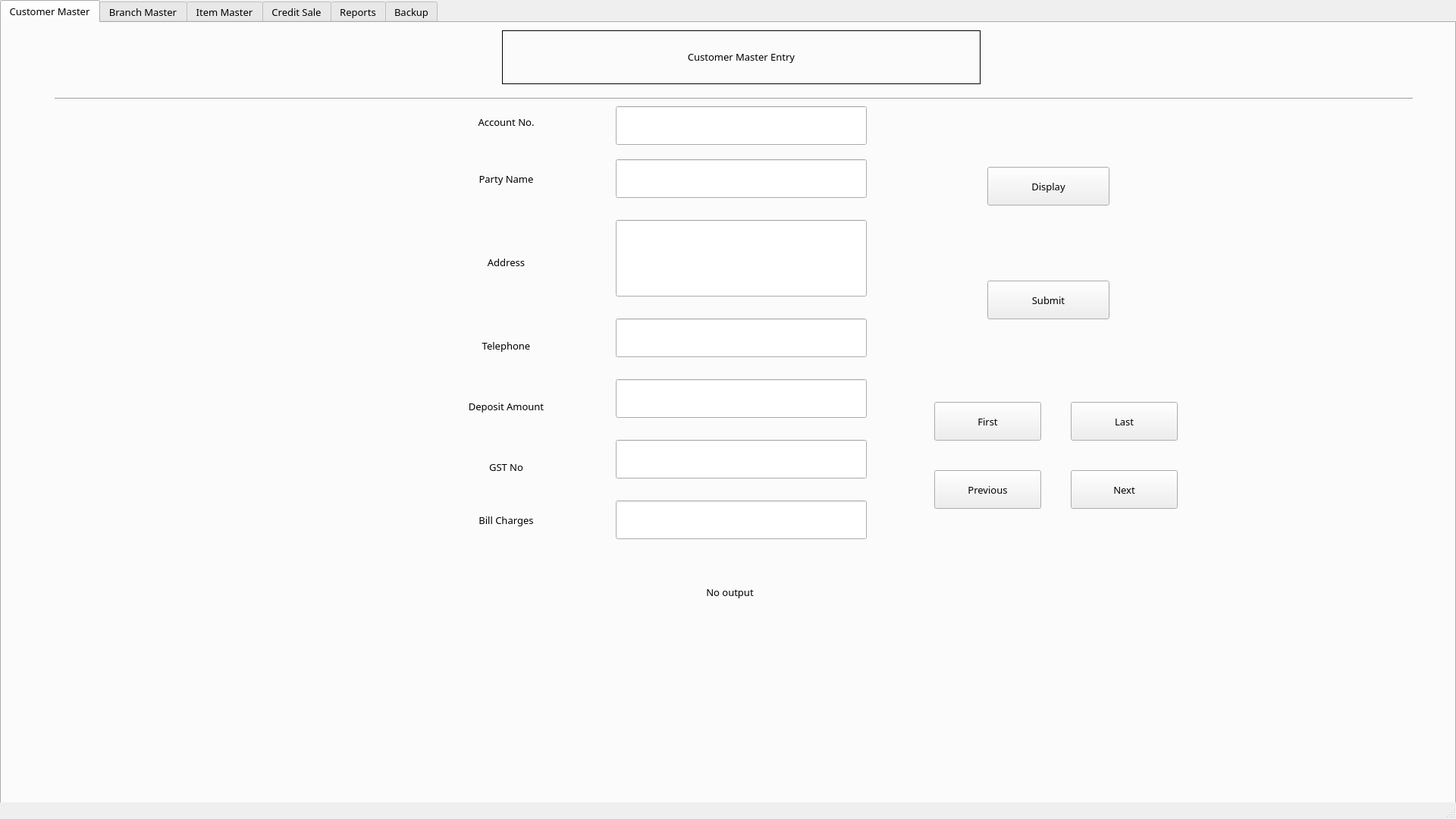
<?xml version="1.0" encoding="UTF-8"?>
<ui version="4.0">
 <class>MainWindow</class>
 <widget class="QMainWindow" name="MainWindow">
  <property name="geometry">
   <rect>
    <x>0</x>
    <y>0</y>
    <width>1920</width>
    <height>1080</height>
   </rect>
  </property>
  <property name="windowTitle">
   <string>MainWindow</string>
  </property>
  <widget class="QWidget" name="centralwidget">
   <widget class="QTabWidget" name="tabWidget">
    <property name="enabled">
     <bool>true</bool>
    </property>
    <property name="geometry">
     <rect>
      <x>0</x>
      <y>0</y>
      <width>1920</width>
      <height>1080</height>
     </rect>
    </property>
    <property name="font">
     <font>
      <family>Muli Medium</family>
      <pointsize>10</pointsize>
     </font>
    </property>
    <property name="tabPosition">
     <enum>QTabWidget::North</enum>
    </property>
    <property name="currentIndex">
     <number>0</number>
    </property>
    <property name="documentMode">
     <bool>false</bool>
    </property>
    <property name="tabsClosable">
     <bool>false</bool>
    </property>
    <property name="movable">
     <bool>false</bool>
    </property>
    <property name="tabBarAutoHide">
     <bool>false</bool>
    </property>
    <widget class="QWidget" name="tab">
     <attribute name="title">
      <string>Customer Master</string>
     </attribute>
     <widget class="QLineEdit" name="party_name">
      <property name="geometry">
       <rect>
        <x>810</x>
        <y>180</y>
        <width>331</width>
        <height>51</height>
       </rect>
      </property>
     </widget>
     <widget class="QPushButton" name="pushButton">
      <property name="geometry">
       <rect>
        <x>1300</x>
        <y>340</y>
        <width>161</width>
        <height>51</height>
       </rect>
      </property>
      <property name="text">
       <string>Submit</string>
      </property>
     </widget>
     <widget class="QLabel" name="label">
      <property name="geometry">
       <rect>
        <x>600</x>
        <y>110</y>
        <width>131</width>
        <height>41</height>
       </rect>
      </property>
      <property name="layoutDirection">
       <enum>Qt::LeftToRight</enum>
      </property>
      <property name="text">
       <string>Account No.</string>
      </property>
      <property name="textFormat">
       <enum>Qt::AutoText</enum>
      </property>
      <property name="alignment">
       <set>Qt::AlignCenter</set>
      </property>
      <property name="wordWrap">
       <bool>false</bool>
      </property>
     </widget>
     <widget class="QLabel" name="label_2">
      <property name="geometry">
       <rect>
        <x>600</x>
        <y>190</y>
        <width>131</width>
        <height>31</height>
       </rect>
      </property>
      <property name="text">
       <string>Party Name</string>
      </property>
      <property name="alignment">
       <set>Qt::AlignCenter</set>
      </property>
     </widget>
     <widget class="QLineEdit" name="account_no">
      <property name="geometry">
       <rect>
        <x>810</x>
        <y>110</y>
        <width>331</width>
        <height>51</height>
       </rect>
      </property>
     </widget>
     <widget class="QLabel" name="label_3">
      <property name="geometry">
       <rect>
        <x>600</x>
        <y>300</y>
        <width>131</width>
        <height>31</height>
       </rect>
      </property>
      <property name="text">
       <string>Address</string>
      </property>
      <property name="alignment">
       <set>Qt::AlignCenter</set>
      </property>
     </widget>
     <widget class="QLineEdit" name="address">
      <property name="geometry">
       <rect>
        <x>810</x>
        <y>260</y>
        <width>331</width>
        <height>101</height>
       </rect>
      </property>
     </widget>
     <widget class="QLabel" name="label_4">
      <property name="geometry">
       <rect>
        <x>600</x>
        <y>410</y>
        <width>131</width>
        <height>31</height>
       </rect>
      </property>
      <property name="text">
       <string>Telephone</string>
      </property>
      <property name="alignment">
       <set>Qt::AlignCenter</set>
      </property>
     </widget>
     <widget class="QLineEdit" name="telephone">
      <property name="geometry">
       <rect>
        <x>810</x>
        <y>390</y>
        <width>331</width>
        <height>51</height>
       </rect>
      </property>
     </widget>
     <widget class="QLabel" name="label_5">
      <property name="geometry">
       <rect>
        <x>600</x>
        <y>490</y>
        <width>131</width>
        <height>31</height>
       </rect>
      </property>
      <property name="text">
       <string>Deposit Amount</string>
      </property>
      <property name="alignment">
       <set>Qt::AlignCenter</set>
      </property>
     </widget>
     <widget class="QLineEdit" name="deposit_no">
      <property name="geometry">
       <rect>
        <x>810</x>
        <y>470</y>
        <width>331</width>
        <height>51</height>
       </rect>
      </property>
     </widget>
     <widget class="QLabel" name="label_6">
      <property name="geometry">
       <rect>
        <x>600</x>
        <y>570</y>
        <width>131</width>
        <height>31</height>
       </rect>
      </property>
      <property name="text">
       <string>GST No</string>
      </property>
      <property name="alignment">
       <set>Qt::AlignCenter</set>
      </property>
     </widget>
     <widget class="QLabel" name="label_7">
      <property name="geometry">
       <rect>
        <x>560</x>
        <y>640</y>
        <width>211</width>
        <height>31</height>
       </rect>
      </property>
      <property name="text">
       <string>Bill Charges</string>
      </property>
      <property name="alignment">
       <set>Qt::AlignCenter</set>
      </property>
     </widget>
     <widget class="QLabel" name="label_8">
      <property name="geometry">
       <rect>
        <x>850</x>
        <y>730</y>
        <width>221</width>
        <height>41</height>
       </rect>
      </property>
      <property name="text">
       <string>No output</string>
      </property>
      <property name="alignment">
       <set>Qt::AlignCenter</set>
      </property>
     </widget>
     <widget class="QLineEdit" name="gst_no">
      <property name="geometry">
       <rect>
        <x>810</x>
        <y>550</y>
        <width>331</width>
        <height>51</height>
       </rect>
      </property>
     </widget>
     <widget class="QLineEdit" name="bill_charges">
      <property name="geometry">
       <rect>
        <x>810</x>
        <y>630</y>
        <width>331</width>
        <height>51</height>
       </rect>
      </property>
      <property name="text">
       <string/>
      </property>
     </widget>
     <widget class="Line" name="line">
      <property name="geometry">
       <rect>
        <x>70</x>
        <y>90</y>
        <width>1791</width>
        <height>21</height>
       </rect>
      </property>
      <property name="orientation">
       <enum>Qt::Horizontal</enum>
      </property>
     </widget>
     <widget class="QLabel" name="title_label">
      <property name="geometry">
       <rect>
        <x>660</x>
        <y>10</y>
        <width>631</width>
        <height>71</height>
       </rect>
      </property>
      <property name="autoFillBackground">
       <bool>false</bool>
      </property>
      <property name="frameShape">
       <enum>QFrame::Box</enum>
      </property>
      <property name="text">
       <string>Customer Master Entry</string>
      </property>
      <property name="textFormat">
       <enum>Qt::RichText</enum>
      </property>
      <property name="alignment">
       <set>Qt::AlignCenter</set>
      </property>
     </widget>
     <widget class="QPushButton" name="next_button">
      <property name="geometry">
       <rect>
        <x>1410</x>
        <y>590</y>
        <width>141</width>
        <height>51</height>
       </rect>
      </property>
      <property name="text">
       <string>Next</string>
      </property>
     </widget>
     <widget class="QPushButton" name="display">
      <property name="geometry">
       <rect>
        <x>1300</x>
        <y>190</y>
        <width>161</width>
        <height>51</height>
       </rect>
      </property>
      <property name="text">
       <string>Display</string>
      </property>
     </widget>
     <widget class="QPushButton" name="previous_button">
      <property name="geometry">
       <rect>
        <x>1230</x>
        <y>590</y>
        <width>141</width>
        <height>51</height>
       </rect>
      </property>
      <property name="text">
       <string>Previous</string>
      </property>
     </widget>
     <widget class="QPushButton" name="first_button">
      <property name="geometry">
       <rect>
        <x>1230</x>
        <y>500</y>
        <width>141</width>
        <height>51</height>
       </rect>
      </property>
      <property name="text">
       <string>First</string>
      </property>
     </widget>
     <widget class="QPushButton" name="last_button">
      <property name="geometry">
       <rect>
        <x>1410</x>
        <y>500</y>
        <width>141</width>
        <height>51</height>
       </rect>
      </property>
      <property name="text">
       <string>Last</string>
      </property>
     </widget>
    </widget>
    <widget class="QWidget" name="tab_2">
     <attribute name="title">
      <string>Branch Master</string>
     </attribute>
     <widget class="QLabel" name="branch_label">
      <property name="geometry">
       <rect>
        <x>580</x>
        <y>150</y>
        <width>181</width>
        <height>61</height>
       </rect>
      </property>
      <property name="layoutDirection">
       <enum>Qt::LeftToRight</enum>
      </property>
      <property name="text">
       <string>Branch Code</string>
      </property>
      <property name="textFormat">
       <enum>Qt::AutoText</enum>
      </property>
      <property name="alignment">
       <set>Qt::AlignCenter</set>
      </property>
      <property name="wordWrap">
       <bool>false</bool>
      </property>
     </widget>
     <widget class="QLabel" name="title_label_2">
      <property name="geometry">
       <rect>
        <x>640</x>
        <y>20</y>
        <width>761</width>
        <height>81</height>
       </rect>
      </property>
      <property name="autoFillBackground">
       <bool>false</bool>
      </property>
      <property name="frameShape">
       <enum>QFrame::Box</enum>
      </property>
      <property name="text">
       <string>Branch Master Entry</string>
      </property>
      <property name="textFormat">
       <enum>Qt::RichText</enum>
      </property>
      <property name="alignment">
       <set>Qt::AlignCenter</set>
      </property>
     </widget>
     <widget class="QLineEdit" name="branch_code_input">
      <property name="geometry">
       <rect>
        <x>840</x>
        <y>160</y>
        <width>331</width>
        <height>51</height>
       </rect>
      </property>
     </widget>
     <widget class="QLabel" name="branch_label_2">
      <property name="geometry">
       <rect>
        <x>580</x>
        <y>250</y>
        <width>171</width>
        <height>61</height>
       </rect>
      </property>
      <property name="layoutDirection">
       <enum>Qt::LeftToRight</enum>
      </property>
      <property name="text">
       <string>Name</string>
      </property>
      <property name="textFormat">
       <enum>Qt::AutoText</enum>
      </property>
      <property name="alignment">
       <set>Qt::AlignCenter</set>
      </property>
      <property name="wordWrap">
       <bool>false</bool>
      </property>
     </widget>
     <widget class="QLineEdit" name="branch_name_input">
      <property name="geometry">
       <rect>
        <x>840</x>
        <y>250</y>
        <width>331</width>
        <height>51</height>
       </rect>
      </property>
     </widget>
     <widget class="QLabel" name="branch_label_3">
      <property name="geometry">
       <rect>
        <x>570</x>
        <y>390</y>
        <width>181</width>
        <height>71</height>
       </rect>
      </property>
      <property name="layoutDirection">
       <enum>Qt::LeftToRight</enum>
      </property>
      <property name="text">
       <string>Address</string>
      </property>
      <property name="textFormat">
       <enum>Qt::AutoText</enum>
      </property>
      <property name="alignment">
       <set>Qt::AlignCenter</set>
      </property>
      <property name="wordWrap">
       <bool>false</bool>
      </property>
     </widget>
     <widget class="QLabel" name="branch_label_4">
      <property name="geometry">
       <rect>
        <x>580</x>
        <y>520</y>
        <width>171</width>
        <height>61</height>
       </rect>
      </property>
      <property name="layoutDirection">
       <enum>Qt::LeftToRight</enum>
      </property>
      <property name="text">
       <string>Telephone</string>
      </property>
      <property name="textFormat">
       <enum>Qt::AutoText</enum>
      </property>
      <property name="alignment">
       <set>Qt::AlignCenter</set>
      </property>
      <property name="wordWrap">
       <bool>false</bool>
      </property>
     </widget>
     <widget class="QLineEdit" name="branch_telephone_input">
      <property name="geometry">
       <rect>
        <x>840</x>
        <y>520</y>
        <width>331</width>
        <height>51</height>
       </rect>
      </property>
     </widget>
     <widget class="QLineEdit" name="branch_address_input">
      <property name="geometry">
       <rect>
        <x>840</x>
        <y>370</y>
        <width>331</width>
        <height>101</height>
       </rect>
      </property>
     </widget>
     <widget class="QLabel" name="output_label_branch">
      <property name="geometry">
       <rect>
        <x>760</x>
        <y>620</y>
        <width>461</width>
        <height>61</height>
       </rect>
      </property>
      <property name="text">
       <string>No output</string>
      </property>
      <property name="alignment">
       <set>Qt::AlignCenter</set>
      </property>
     </widget>
     <widget class="QPushButton" name="display_branch">
      <property name="geometry">
       <rect>
        <x>1320</x>
        <y>230</y>
        <width>161</width>
        <height>51</height>
       </rect>
      </property>
      <property name="text">
       <string>Display</string>
      </property>
     </widget>
     <widget class="QPushButton" name="submit_branch">
      <property name="geometry">
       <rect>
        <x>1320</x>
        <y>350</y>
        <width>161</width>
        <height>51</height>
       </rect>
      </property>
      <property name="text">
       <string>Submit</string>
      </property>
     </widget>
     <widget class="QPushButton" name="first_branch">
      <property name="geometry">
       <rect>
        <x>1240</x>
        <y>490</y>
        <width>141</width>
        <height>51</height>
       </rect>
      </property>
      <property name="text">
       <string>First</string>
      </property>
     </widget>
     <widget class="QPushButton" name="last_branch">
      <property name="geometry">
       <rect>
        <x>1430</x>
        <y>490</y>
        <width>141</width>
        <height>51</height>
       </rect>
      </property>
      <property name="text">
       <string>Last</string>
      </property>
     </widget>
     <widget class="QPushButton" name="previous_branch">
      <property name="geometry">
       <rect>
        <x>1240</x>
        <y>580</y>
        <width>141</width>
        <height>51</height>
       </rect>
      </property>
      <property name="text">
       <string>Previous</string>
      </property>
     </widget>
     <widget class="QPushButton" name="next_branch">
      <property name="geometry">
       <rect>
        <x>1430</x>
        <y>580</y>
        <width>141</width>
        <height>51</height>
       </rect>
      </property>
      <property name="text">
       <string>Next</string>
      </property>
     </widget>
     <widget class="Line" name="line_2">
      <property name="geometry">
       <rect>
        <x>120</x>
        <y>120</y>
        <width>1791</width>
        <height>21</height>
       </rect>
      </property>
      <property name="orientation">
       <enum>Qt::Horizontal</enum>
      </property>
     </widget>
    </widget>
    <widget class="QWidget" name="tab_3">
     <attribute name="title">
      <string>Item Master</string>
     </attribute>
     <widget class="QLabel" name="title_label_3">
      <property name="geometry">
       <rect>
        <x>640</x>
        <y>20</y>
        <width>761</width>
        <height>81</height>
       </rect>
      </property>
      <property name="autoFillBackground">
       <bool>false</bool>
      </property>
      <property name="frameShape">
       <enum>QFrame::Box</enum>
      </property>
      <property name="text">
       <string>Item Master Entry</string>
      </property>
      <property name="textFormat">
       <enum>Qt::RichText</enum>
      </property>
      <property name="alignment">
       <set>Qt::AlignCenter</set>
      </property>
     </widget>
     <widget class="Line" name="line_5">
      <property name="geometry">
       <rect>
        <x>120</x>
        <y>120</y>
        <width>1791</width>
        <height>21</height>
       </rect>
      </property>
      <property name="orientation">
       <enum>Qt::Horizontal</enum>
      </property>
     </widget>
     <widget class="QLabel" name="item_label">
      <property name="geometry">
       <rect>
        <x>610</x>
        <y>170</y>
        <width>181</width>
        <height>61</height>
       </rect>
      </property>
      <property name="layoutDirection">
       <enum>Qt::LeftToRight</enum>
      </property>
      <property name="text">
       <string>Item Code</string>
      </property>
      <property name="textFormat">
       <enum>Qt::AutoText</enum>
      </property>
      <property name="alignment">
       <set>Qt::AlignCenter</set>
      </property>
      <property name="wordWrap">
       <bool>false</bool>
      </property>
     </widget>
     <widget class="QLineEdit" name="item_code_input">
      <property name="geometry">
       <rect>
        <x>860</x>
        <y>170</y>
        <width>331</width>
        <height>51</height>
       </rect>
      </property>
     </widget>
     <widget class="QLabel" name="item_label_2">
      <property name="geometry">
       <rect>
        <x>610</x>
        <y>250</y>
        <width>181</width>
        <height>61</height>
       </rect>
      </property>
      <property name="layoutDirection">
       <enum>Qt::LeftToRight</enum>
      </property>
      <property name="text">
       <string>Name</string>
      </property>
      <property name="textFormat">
       <enum>Qt::AutoText</enum>
      </property>
      <property name="alignment">
       <set>Qt::AlignCenter</set>
      </property>
      <property name="wordWrap">
       <bool>false</bool>
      </property>
     </widget>
     <widget class="QLabel" name="item_label_3">
      <property name="geometry">
       <rect>
        <x>610</x>
        <y>340</y>
        <width>181</width>
        <height>61</height>
       </rect>
      </property>
      <property name="layoutDirection">
       <enum>Qt::LeftToRight</enum>
      </property>
      <property name="text">
       <string>Type</string>
      </property>
      <property name="textFormat">
       <enum>Qt::AutoText</enum>
      </property>
      <property name="alignment">
       <set>Qt::AlignCenter</set>
      </property>
      <property name="wordWrap">
       <bool>false</bool>
      </property>
     </widget>
     <widget class="QLabel" name="item_label_4">
      <property name="geometry">
       <rect>
        <x>610</x>
        <y>430</y>
        <width>181</width>
        <height>61</height>
       </rect>
      </property>
      <property name="layoutDirection">
       <enum>Qt::LeftToRight</enum>
      </property>
      <property name="text">
       <string>Rate</string>
      </property>
      <property name="textFormat">
       <enum>Qt::AutoText</enum>
      </property>
      <property name="alignment">
       <set>Qt::AlignCenter</set>
      </property>
      <property name="wordWrap">
       <bool>false</bool>
      </property>
     </widget>
     <widget class="QLabel" name="item_label_5">
      <property name="geometry">
       <rect>
        <x>610</x>
        <y>530</y>
        <width>181</width>
        <height>61</height>
       </rect>
      </property>
      <property name="layoutDirection">
       <enum>Qt::LeftToRight</enum>
      </property>
      <property name="text">
       <string>Unit Of Measurement</string>
      </property>
      <property name="textFormat">
       <enum>Qt::AutoText</enum>
      </property>
      <property name="alignment">
       <set>Qt::AlignCenter</set>
      </property>
      <property name="wordWrap">
       <bool>false</bool>
      </property>
     </widget>
     <widget class="QLineEdit" name="item_name_input">
      <property name="geometry">
       <rect>
        <x>860</x>
        <y>260</y>
        <width>331</width>
        <height>51</height>
       </rect>
      </property>
     </widget>
     <widget class="QLineEdit" name="item_rate_input">
      <property name="geometry">
       <rect>
        <x>860</x>
        <y>440</y>
        <width>331</width>
        <height>51</height>
       </rect>
      </property>
     </widget>
     <widget class="QFontComboBox" name="item_type_input">
      <property name="geometry">
       <rect>
        <x>860</x>
        <y>350</y>
        <width>331</width>
        <height>51</height>
       </rect>
      </property>
     </widget>
     <widget class="QFontComboBox" name="item_unit_input">
      <property name="geometry">
       <rect>
        <x>860</x>
        <y>530</y>
        <width>331</width>
        <height>51</height>
       </rect>
      </property>
     </widget>
     <widget class="QPushButton" name="display_item">
      <property name="geometry">
       <rect>
        <x>1370</x>
        <y>250</y>
        <width>161</width>
        <height>51</height>
       </rect>
      </property>
      <property name="text">
       <string>Display</string>
      </property>
     </widget>
     <widget class="QPushButton" name="first_item">
      <property name="geometry">
       <rect>
        <x>1270</x>
        <y>470</y>
        <width>161</width>
        <height>51</height>
       </rect>
      </property>
      <property name="text">
       <string>First</string>
      </property>
     </widget>
     <widget class="QPushButton" name="last_item">
      <property name="geometry">
       <rect>
        <x>1500</x>
        <y>470</y>
        <width>161</width>
        <height>51</height>
       </rect>
      </property>
      <property name="text">
       <string>Last</string>
      </property>
     </widget>
     <widget class="QPushButton" name="next_item">
      <property name="geometry">
       <rect>
        <x>1500</x>
        <y>570</y>
        <width>161</width>
        <height>51</height>
       </rect>
      </property>
      <property name="text">
       <string>Next</string>
      </property>
     </widget>
     <widget class="QPushButton" name="previous_item">
      <property name="geometry">
       <rect>
        <x>1270</x>
        <y>570</y>
        <width>161</width>
        <height>51</height>
       </rect>
      </property>
      <property name="text">
       <string>Previous</string>
      </property>
     </widget>
     <widget class="QPushButton" name="submit_item">
      <property name="geometry">
       <rect>
        <x>1370</x>
        <y>350</y>
        <width>161</width>
        <height>51</height>
       </rect>
      </property>
      <property name="text">
       <string>Submit</string>
      </property>
     </widget>
     <widget class="QLabel" name="output_label_item">
      <property name="geometry">
       <rect>
        <x>760</x>
        <y>650</y>
        <width>461</width>
        <height>61</height>
       </rect>
      </property>
      <property name="text">
       <string>No output</string>
      </property>
      <property name="alignment">
       <set>Qt::AlignCenter</set>
      </property>
     </widget>
    </widget>
    <widget class="QWidget" name="tab_4">
     <attribute name="title">
      <string>Credit Sale</string>
     </attribute>
     <widget class="QLabel" name="title_label_4">
      <property name="geometry">
       <rect>
        <x>640</x>
        <y>20</y>
        <width>761</width>
        <height>81</height>
       </rect>
      </property>
      <property name="autoFillBackground">
       <bool>false</bool>
      </property>
      <property name="frameShape">
       <enum>QFrame::Box</enum>
      </property>
      <property name="text">
       <string>Credit Sale Entry</string>
      </property>
      <property name="textFormat">
       <enum>Qt::RichText</enum>
      </property>
      <property name="alignment">
       <set>Qt::AlignCenter</set>
      </property>
     </widget>
     <widget class="Line" name="line_6">
      <property name="geometry">
       <rect>
        <x>30</x>
        <y>120</y>
        <width>1881</width>
        <height>21</height>
       </rect>
      </property>
      <property name="orientation">
       <enum>Qt::Horizontal</enum>
      </property>
     </widget>
     <widget class="QLabel" name="cs_label">
      <property name="geometry">
       <rect>
        <x>610</x>
        <y>140</y>
        <width>181</width>
        <height>61</height>
       </rect>
      </property>
      <property name="layoutDirection">
       <enum>Qt::LeftToRight</enum>
      </property>
      <property name="text">
       <string>Coupon No.</string>
      </property>
      <property name="textFormat">
       <enum>Qt::AutoText</enum>
      </property>
      <property name="alignment">
       <set>Qt::AlignCenter</set>
      </property>
      <property name="wordWrap">
       <bool>false</bool>
      </property>
     </widget>
     <widget class="QLabel" name="cs_label_2">
      <property name="geometry">
       <rect>
        <x>610</x>
        <y>220</y>
        <width>181</width>
        <height>61</height>
       </rect>
      </property>
      <property name="layoutDirection">
       <enum>Qt::LeftToRight</enum>
      </property>
      <property name="text">
       <string>Branch Name</string>
      </property>
      <property name="textFormat">
       <enum>Qt::AutoText</enum>
      </property>
      <property name="alignment">
       <set>Qt::AlignCenter</set>
      </property>
      <property name="wordWrap">
       <bool>false</bool>
      </property>
     </widget>
     <widget class="QLabel" name="cs_label_3">
      <property name="geometry">
       <rect>
        <x>610</x>
        <y>300</y>
        <width>181</width>
        <height>61</height>
       </rect>
      </property>
      <property name="layoutDirection">
       <enum>Qt::LeftToRight</enum>
      </property>
      <property name="text">
       <string>Account No.</string>
      </property>
      <property name="textFormat">
       <enum>Qt::AutoText</enum>
      </property>
      <property name="alignment">
       <set>Qt::AlignCenter</set>
      </property>
      <property name="wordWrap">
       <bool>false</bool>
      </property>
     </widget>
     <widget class="QLabel" name="cs_label_4">
      <property name="geometry">
       <rect>
        <x>610</x>
        <y>390</y>
        <width>181</width>
        <height>61</height>
       </rect>
      </property>
      <property name="layoutDirection">
       <enum>Qt::LeftToRight</enum>
      </property>
      <property name="text">
       <string>Sale Date</string>
      </property>
      <property name="textFormat">
       <enum>Qt::AutoText</enum>
      </property>
      <property name="alignment">
       <set>Qt::AlignCenter</set>
      </property>
      <property name="wordWrap">
       <bool>false</bool>
      </property>
     </widget>
     <widget class="QLabel" name="cs_label_5">
      <property name="geometry">
       <rect>
        <x>610</x>
        <y>470</y>
        <width>181</width>
        <height>61</height>
       </rect>
      </property>
      <property name="layoutDirection">
       <enum>Qt::LeftToRight</enum>
      </property>
      <property name="text">
       <string>Car No.</string>
      </property>
      <property name="textFormat">
       <enum>Qt::AutoText</enum>
      </property>
      <property name="alignment">
       <set>Qt::AlignCenter</set>
      </property>
      <property name="wordWrap">
       <bool>false</bool>
      </property>
     </widget>
     <widget class="QLabel" name="cs_label_6">
      <property name="geometry">
       <rect>
        <x>610</x>
        <y>550</y>
        <width>181</width>
        <height>61</height>
       </rect>
      </property>
      <property name="layoutDirection">
       <enum>Qt::LeftToRight</enum>
      </property>
      <property name="text">
       <string>Driver Name</string>
      </property>
      <property name="textFormat">
       <enum>Qt::AutoText</enum>
      </property>
      <property name="alignment">
       <set>Qt::AlignCenter</set>
      </property>
      <property name="wordWrap">
       <bool>false</bool>
      </property>
     </widget>
     <widget class="QLineEdit" name="cs_code_input">
      <property name="geometry">
       <rect>
        <x>860</x>
        <y>150</y>
        <width>331</width>
        <height>51</height>
       </rect>
      </property>
     </widget>
     <widget class="QLineEdit" name="cs_car_input">
      <property name="geometry">
       <rect>
        <x>860</x>
        <y>470</y>
        <width>331</width>
        <height>51</height>
       </rect>
      </property>
     </widget>
     <widget class="QLineEdit" name="cs_driver_input">
      <property name="geometry">
       <rect>
        <x>860</x>
        <y>550</y>
        <width>331</width>
        <height>51</height>
       </rect>
      </property>
     </widget>
     <widget class="QFontComboBox" name="cs_branch_input">
      <property name="geometry">
       <rect>
        <x>860</x>
        <y>230</y>
        <width>331</width>
        <height>51</height>
       </rect>
      </property>
     </widget>
     <widget class="QFontComboBox" name="cs_account_input">
      <property name="geometry">
       <rect>
        <x>860</x>
        <y>310</y>
        <width>331</width>
        <height>51</height>
       </rect>
      </property>
     </widget>
     <widget class="QFontComboBox" name="cs_sale_input">
      <property name="geometry">
       <rect>
        <x>860</x>
        <y>390</y>
        <width>331</width>
        <height>51</height>
       </rect>
      </property>
     </widget>
     <widget class="QFontComboBox" name="cs_item_input">
      <property name="geometry">
       <rect>
        <x>230</x>
        <y>460</y>
        <width>331</width>
        <height>51</height>
       </rect>
      </property>
     </widget>
     <widget class="QLabel" name="cs_label_7">
      <property name="geometry">
       <rect>
        <x>20</x>
        <y>450</y>
        <width>181</width>
        <height>61</height>
       </rect>
      </property>
      <property name="layoutDirection">
       <enum>Qt::LeftToRight</enum>
      </property>
      <property name="text">
       <string>Item Name</string>
      </property>
      <property name="textFormat">
       <enum>Qt::AutoText</enum>
      </property>
      <property name="alignment">
       <set>Qt::AlignCenter</set>
      </property>
      <property name="wordWrap">
       <bool>false</bool>
      </property>
     </widget>
     <widget class="QLabel" name="cs_label_8">
      <property name="geometry">
       <rect>
        <x>20</x>
        <y>530</y>
        <width>181</width>
        <height>61</height>
       </rect>
      </property>
      <property name="layoutDirection">
       <enum>Qt::LeftToRight</enum>
      </property>
      <property name="text">
       <string>Quantity</string>
      </property>
      <property name="textFormat">
       <enum>Qt::AutoText</enum>
      </property>
      <property name="alignment">
       <set>Qt::AlignCenter</set>
      </property>
      <property name="wordWrap">
       <bool>false</bool>
      </property>
     </widget>
     <widget class="QLineEdit" name="cs_quantity_input">
      <property name="geometry">
       <rect>
        <x>230</x>
        <y>540</y>
        <width>331</width>
        <height>51</height>
       </rect>
      </property>
     </widget>
     <widget class="Line" name="line_3">
      <property name="geometry">
       <rect>
        <x>590</x>
        <y>150</y>
        <width>20</width>
        <height>471</height>
       </rect>
      </property>
      <property name="orientation">
       <enum>Qt::Vertical</enum>
      </property>
     </widget>
     <widget class="QTableWidget" name="cs_table">
      <property name="geometry">
       <rect>
        <x>580</x>
        <y>660</y>
        <width>811</width>
        <height>192</height>
       </rect>
      </property>
     </widget>
     <widget class="QPushButton" name="display_cs">
      <property name="geometry">
       <rect>
        <x>1330</x>
        <y>160</y>
        <width>161</width>
        <height>51</height>
       </rect>
      </property>
      <property name="text">
       <string>Display</string>
      </property>
     </widget>
     <widget class="QPushButton" name="submit_cs">
      <property name="geometry">
       <rect>
        <x>1330</x>
        <y>250</y>
        <width>161</width>
        <height>51</height>
       </rect>
      </property>
      <property name="text">
       <string>Submit</string>
      </property>
     </widget>
     <widget class="QPushButton" name="first_cs">
      <property name="geometry">
       <rect>
        <x>1230</x>
        <y>350</y>
        <width>161</width>
        <height>51</height>
       </rect>
      </property>
      <property name="text">
       <string>First</string>
      </property>
     </widget>
     <widget class="QPushButton" name="last_cs">
      <property name="geometry">
       <rect>
        <x>1440</x>
        <y>350</y>
        <width>161</width>
        <height>51</height>
       </rect>
      </property>
      <property name="text">
       <string>Last</string>
      </property>
     </widget>
     <widget class="QPushButton" name="next_cs">
      <property name="geometry">
       <rect>
        <x>1440</x>
        <y>440</y>
        <width>161</width>
        <height>51</height>
       </rect>
      </property>
      <property name="text">
       <string>Next</string>
      </property>
     </widget>
     <widget class="QPushButton" name="previous_cs">
      <property name="geometry">
       <rect>
        <x>1230</x>
        <y>440</y>
        <width>161</width>
        <height>51</height>
       </rect>
      </property>
      <property name="text">
       <string>Previous</string>
      </property>
     </widget>
     <widget class="QLabel" name="output_label_cs">
      <property name="geometry">
       <rect>
        <x>1230</x>
        <y>540</y>
        <width>371</width>
        <height>61</height>
       </rect>
      </property>
      <property name="text">
       <string>No output</string>
      </property>
      <property name="alignment">
       <set>Qt::AlignCenter</set>
      </property>
     </widget>
     <widget class="QLabel" name="cs_label_9">
      <property name="geometry">
       <rect>
        <x>60</x>
        <y>190</y>
        <width>181</width>
        <height>61</height>
       </rect>
      </property>
      <property name="layoutDirection">
       <enum>Qt::LeftToRight</enum>
      </property>
      <property name="text">
       <string>Coupon No.</string>
      </property>
      <property name="textFormat">
       <enum>Qt::AutoText</enum>
      </property>
      <property name="alignment">
       <set>Qt::AlignCenter</set>
      </property>
      <property name="wordWrap">
       <bool>false</bool>
      </property>
     </widget>
     <widget class="QLineEdit" name="cs_code_input_2">
      <property name="geometry">
       <rect>
        <x>330</x>
        <y>190</y>
        <width>171</width>
        <height>51</height>
       </rect>
      </property>
     </widget>
     <widget class="Line" name="line_4">
      <property name="geometry">
       <rect>
        <x>30</x>
        <y>330</y>
        <width>531</width>
        <height>20</height>
       </rect>
      </property>
      <property name="orientation">
       <enum>Qt::Horizontal</enum>
      </property>
     </widget>
    </widget>
    <widget class="QWidget" name="tab_5">
     <attribute name="title">
      <string>Reports</string>
     </attribute>
    </widget>
    <widget class="QWidget" name="tab_6">
     <attribute name="title">
      <string>Backup</string>
     </attribute>
    </widget>
   </widget>
  </widget>
  <widget class="QMenuBar" name="menubar">
   <property name="geometry">
    <rect>
     <x>0</x>
     <y>0</y>
     <width>1920</width>
     <height>26</height>
    </rect>
   </property>
  </widget>
  <widget class="QStatusBar" name="statusbar"/>
 </widget>
 <resources/>
 <connections/>
</ui>
